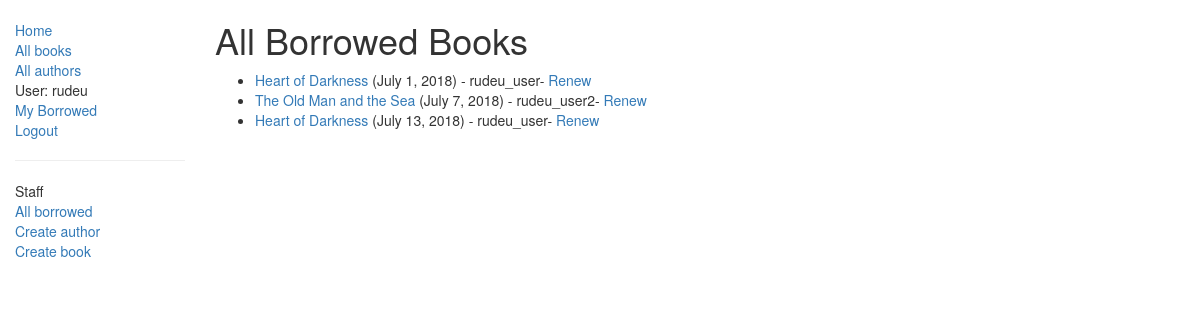
Screenshot of /catalog/allbooks/ (signed in) with the database file from the repository.
### catalog/models.py (models this page shows, shortened)
class BookInstance(models.Model):
    id = models.UUIDField(primary_key=True, default=uuid.uuid4,
                          help_text="Unique ID for this particular book across whole library")
    book = models.ForeignKey('Book', on_delete=models.SET_NULL, null=True)
    imprint = models.CharField(max_length=200)
    due_back = models.DateField(null=True, blank=True)
    borrower = models.ForeignKey(User, on_delete=models.SET_NULL, null=True, blank=True)
    @property
    def is_overdue(self):
        if self.due_back and date.today() > self.due_back:
            return True
        return False
    LOAN_STATUS = (
        ('m', 'Maintenance'),
        ('o', 'On loan'),
        ('a', 'Available'),
        ('r', 'Reserved'),
    )
    status = models.CharField(max_length=1, choices=LOAN_STATUS, blank=True, default='m', help_text='Book availability')
    class Meta:
        ordering = ["due_back"]
        permissions = (("can_mark_returned", "Set book as returned"),)

class Book(models.Model):
    title = models.CharField(max_length=200)
    author = models.ForeignKey('Author', on_delete=models.SET_NULL, null=True)
    summary = models.TextField(max_length=1000, help_text='Enter a brief description of the book')
    isbn = models.CharField('ISBN', max_length=13, help_text='13 Character <a href="https://www.isbn-international.org'
                                                             '/content/what-isbn">ISBN number</a>')
    genre = models.ManyToManyField(Genre, help_text='Select a genre for this book')
    language = models.ForeignKey('Language', on_delete=models.SET_NULL, null=True)
    def display_genre(self):
        """
        Creates a string for the Genre. This is required to display genre in Admin.
        """
        return ', '.join([genre.name for genre in self.genre.all()[:3]])
    display_genre.short_description = 'Genre'

### catalog/views.py (the view)
# urls.py: path(r'allbooks/', views.LoanedBooksAllListView.as_view(), name='all-borrowed'),
class LoanedBooksAllListView(PermissionRequiredMixin, generic.ListView):
    model = BookInstance
    permission_required = 'catalog.can_mark_returned'
    template_name = 'catalog/bookinstance_list_borrowed_all.html'
    paginate_by = 10
    def get_queryset(self):
        return BookInstance.objects.filter(status__exact='o').order_by('due_back')

### catalog/templates/catalog/bookinstance_list_borrowed_all.html
{% extends "base_generic.html" %}
{% block content %}
    <h1>All Borrowed Books</h1>
    {% if bookinstance_list %}
    <ul>
      {% for bookinst in bookinstance_list %}
      <li class="{% if bookinst.is_overdue %}text-danger{% endif %}">
        <a href="{% url 'book-detail' bookinst.book.pk %}">{{bookinst.book.title}}</a> ({{ bookinst.due_back }}) {% if user.is_staff %}- {{ bookinst.borrower }}{% endif %}{% if perms.catalog.can_mark_returned %}- <a href="{% url 'renew-book-librarian' bookinst.id %}">Renew</a>  {% endif %}
      </li>
      {% endfor %}
    </ul>
    {% else %}
      <p>There are no books borrowed.</p>
    {% endif %}
{% endblock %}

### catalog/templates/base_generic.html (shortened to what this page needs)
<!DOCTYPE html>
<html lang="en">
<head>
  <link rel="stylesheet" href="https://maxcdn.bootstrapcdn.com/bootstrap/3.3.7/css/bootstrap.min.css">
  {% load static %}
  <link rel="stylesheet" href="{% static 'css/styles.css' %}">
</head>
<body>
  <div class="container-fluid">
    <div class="row">
      <div class="col-sm-2">
      {% block sidebar %}
      <ul class="sidebar-nav">
          <li><a href="{% url 'index' %}">Home</a></li>
          <li><a href="{% url 'books' %}">All books</a></li>
          <li><a href="{% url 'authors' %}">All authors</a></li>
          {% if user.is_authenticated %}
         <li>User: {{ user.get_username }}</li>
          <li><a href="{% url 'my-borrowed' %}">My Borrowed</a></li>
         <li><a href="{% url 'logout'%}?next={{request.path}}">Logout</a></li>
       {% else %}
         <li><a href="{% url 'login'%}?next={{request.path}}">Login</a></li>
       {% endif %}
          {% if user.is_staff %}
           <hr />
           <ul class="sidebar-nav">
           <li>Staff</li>
           {% if perms.catalog.can_mark_returned %}
           <li><a href="{% url 'all-borrowed' %}">All borrowed</a></li>
           <li><a href="{% url 'author_create' %}">Create author</a></li>
            <li><a href="{% url 'book_create' %}">Create book</a></li>
           {% endif %}
           </ul>
        {% endif %}
     {% endblock %}
      </div>
      <div class="col-sm-10 ">
      {% block content %}{% endblock %}
      </div>
    </div>
  </div>
</body>
</html>

### catalog/static/css/styles.css (style rules this page uses)
.sidebar-nav { margin-top: 20px; padding: 0; list-style: none; }

### rows the page displays
BookInstance: book "Heart of Darkness", due_back "July 1, 2018", borrower "rudeu_user"
BookInstance: book "The Old Man and the Sea", due_back "July 7, 2018", borrower "rudeu_user2"
BookInstance: book "Heart of Darkness", due_back "July 13, 2018", borrower "rudeu_user"

### other values shown
{{ user.get_username }} "rudeu"
